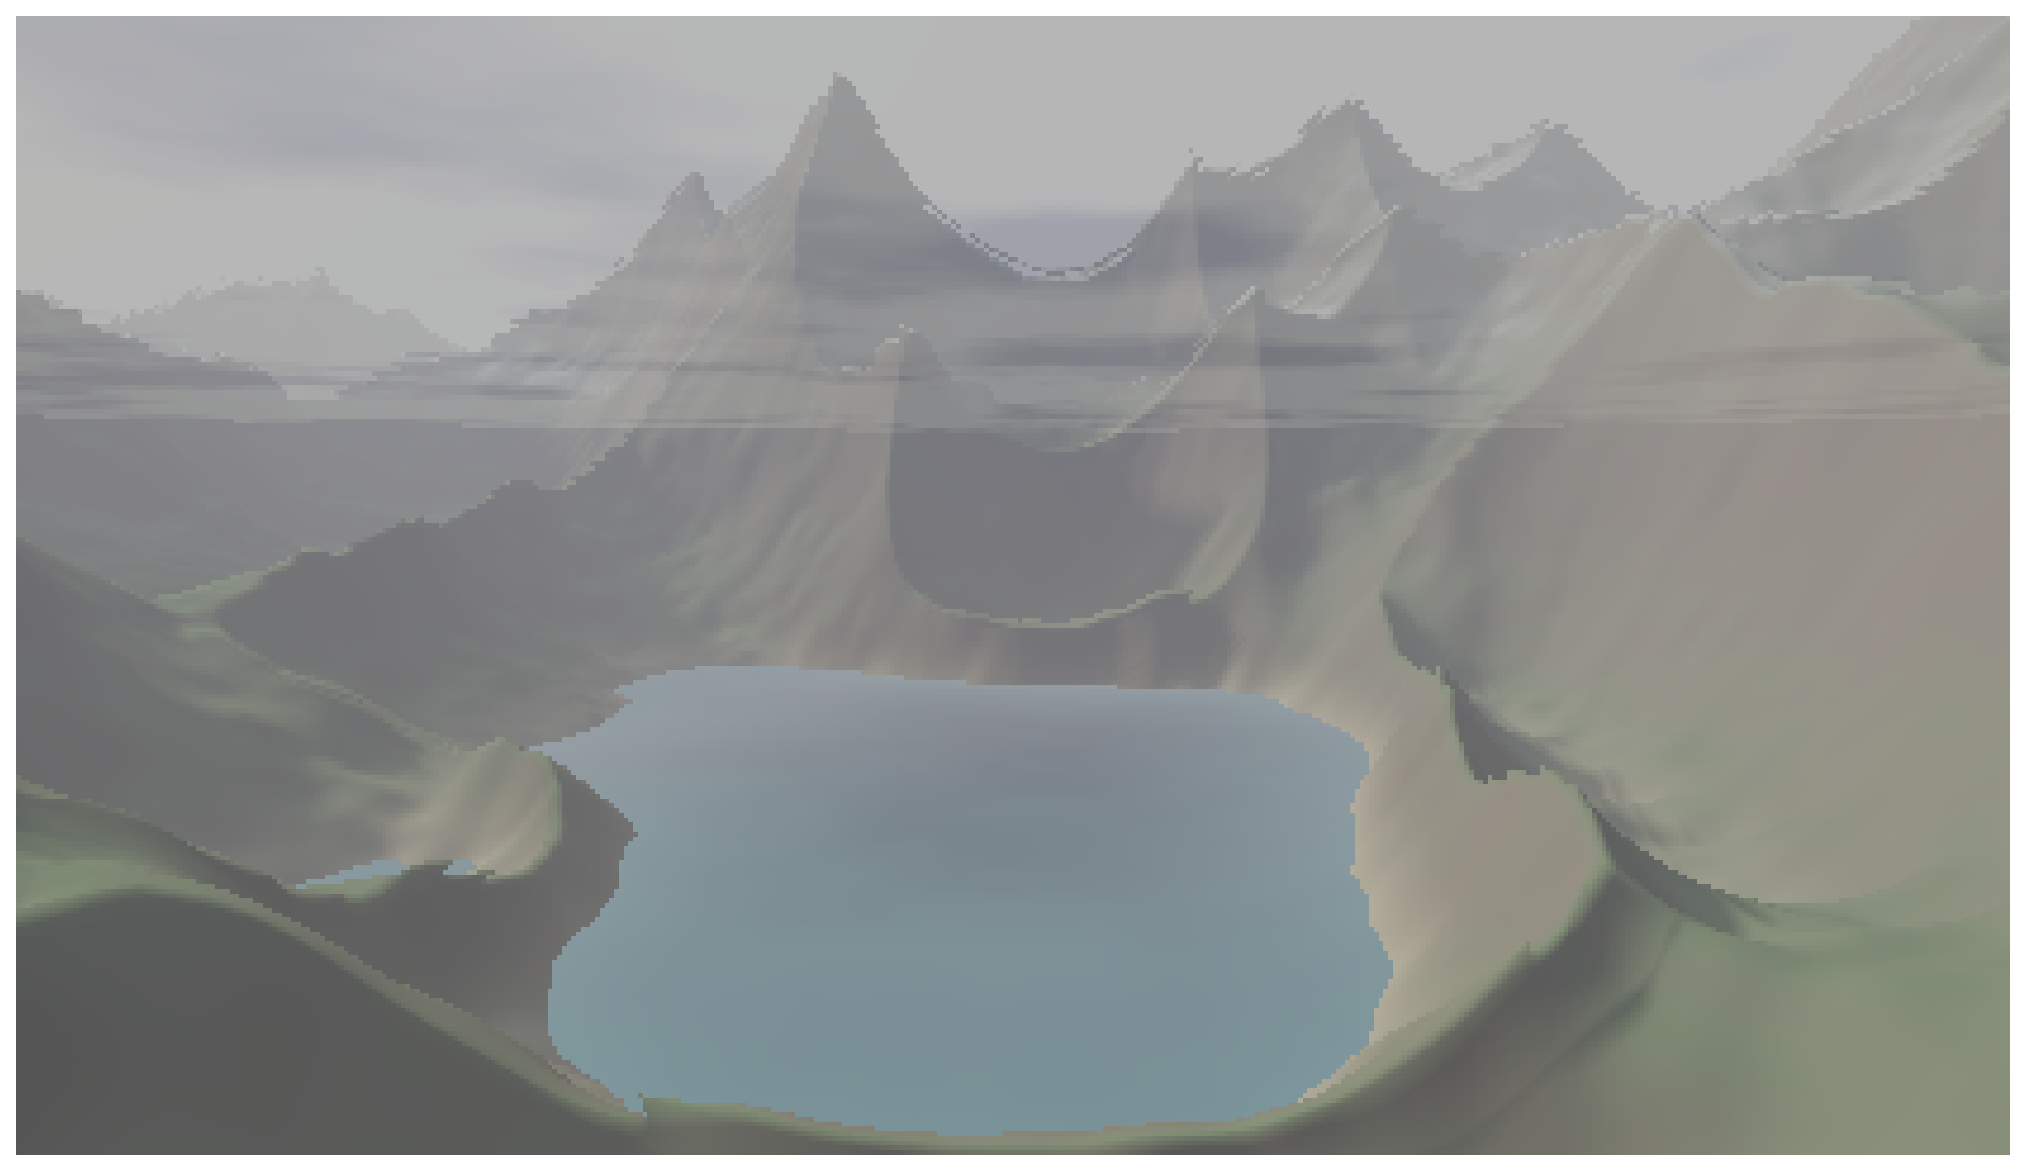

Write the Python code that produced this figure.
# /// script
# requires-python = ">=3.10"
# dependencies = ["matplotlib", "numpy"]
# ///
"""A composed nature scene: mountains, lake, sun, clouds, soft shadows.
All from math — heightmap raymarching + Fresnel water + 2D cloud layer.

Run: uv run nature_scene.py
"""
import numpy as np
import matplotlib.pyplot as plt

# =============== noise ===============
def hash2(x, y):
    h = np.sin(x * 127.1 + y * 311.7) * 43758.5453
    return h - np.floor(h)

def noise2(x, y):
    xi, yi = np.floor(x), np.floor(y)
    xf, yf = x - xi, y - yi
    u = xf * xf * (3 - 2 * xf)
    v = yf * yf * (3 - 2 * yf)
    a = hash2(xi, yi);     b = hash2(xi + 1, yi)
    c = hash2(xi, yi + 1); d = hash2(xi + 1, yi + 1)
    return (a * (1 - u) + b * u) * (1 - v) + (c * (1 - u) + d * u) * v

def fbm2(x, y, octaves=5, freq=0.02, amp=1.0):
    out = np.zeros_like(x)
    for _ in range(octaves):
        out += amp * noise2(x * freq, y * freq)
        amp *= 0.5; freq *= 2.0
    return out

def terrain(x, z):
    """Ridged low octaves give sharp peaks; smooth high octaves give rocky detail."""
    h = np.zeros_like(x)
    amp, freq = 1.0, 0.04
    for i in range(7):
        n = noise2(x * freq, z * freq)
        if i < 3:
            n = 1 - np.abs(2 * n - 1)
            n = n * n
        h += amp * n
        amp *= 0.5; freq *= 2.0
    return h * 9.0 - 2.5

# =============== camera ===============
def make_rays(W, H, cam, target, fov_deg=55):
    forward = target - cam; forward /= np.linalg.norm(forward)
    right = np.cross(forward, np.array([0, 1, 0])); right /= np.linalg.norm(right)
    up = np.cross(right, forward)
    aspect = W / H
    fs = np.tan(np.radians(fov_deg) / 2)
    px = ((np.arange(W) + 0.5) / W * 2 - 1) * aspect * fs
    py = (1 - (np.arange(H) + 0.5) / H * 2) * fs
    px, py = np.meshgrid(px, py)
    rd = (forward[:, None, None]
          + right[:, None, None] * px
          + up[:, None, None] * py)
    rd /= np.linalg.norm(rd, axis=0)
    ro = np.broadcast_to(cam[:, None, None], (3, H, W)).copy()
    return ro, rd

# =============== raymarching ===============
def march_terrain(ro, rd, max_t=140, steps=160):
    H, W = ro.shape[1], ro.shape[2]
    t = np.full((H, W), 0.5)
    p = ro + rd * t
    h_prev = p[1] - terrain(p[0], p[2])
    t_prev = t.copy()
    hit = np.zeros((H, W), dtype=bool)
    t_hit = np.full((H, W), max_t)
    for _ in range(steps):
        p = ro + rd * t
        h_now = p[1] - terrain(p[0], p[2])
        crossed = (~hit) & (h_now < 0) & (h_prev > 0)
        frac = h_prev / (h_prev - h_now + 1e-8)
        t_hit = np.where(crossed, t_prev + frac * (t - t_prev), t_hit)
        hit |= crossed
        t_prev = t.copy(); h_prev = h_now
        step = np.maximum(0.2 + 0.012 * t, h_now * 0.4)
        t = np.where(hit, t, t + step)
        if (t > max_t).all() or hit.all():
            break
    return hit, np.where(hit, t_hit, max_t)

def soft_shadow(p, sun, steps=20, max_t=25):
    """March from each surface point toward sun; track minimum clearance for soft edge."""
    H, W = p.shape[1], p.shape[2]
    res = np.ones((H, W))
    t = np.full((H, W), 0.4)
    sun_b = sun[:, None, None]
    for _ in range(steps):
        q = p + sun_b * t
        h = q[1] - terrain(q[0], q[2])
        res = np.minimum(res, 5.0 * h / t)
        t = t + np.maximum(0.3, h * 0.5)
        if (t > max_t).all():
            break
    return np.clip(res, 0.15, 1.0)

def normal_at(x, z, eps=0.08):
    dx = terrain(x + eps, z) - terrain(x - eps, z)
    dz = terrain(x, z + eps) - terrain(x, z - eps)
    n = np.stack([-dx, np.full_like(dx, 2 * eps), -dz])
    n /= np.linalg.norm(n, axis=0) + 1e-9
    return n

def water_normal(x, z):
    nx = np.zeros_like(x); nz = np.zeros_like(x)
    for k, (fx, fz, ph) in enumerate([(0.8, 0.3, 0.0), (0.5, 0.9, 1.4),
                                       (1.3, 0.7, 2.7), (0.4, 1.1, 4.1)]):
        a = 0.05 / (k + 1)
        c = np.cos(fx * x + fz * z + ph)
        nx += -a * fx * c
        nz += -a * fz * c
    n = np.stack([nx, np.ones_like(nx), nz])
    n /= np.linalg.norm(n, axis=0)
    return n

# =============== sky & clouds ===============
def sky(rd, sun):
    horizon = np.array([0.95, 0.78, 0.62])
    zenith  = np.array([0.28, 0.45, 0.78])
    t = np.clip(rd[1] * 0.5 + 0.5, 0, 1)
    col = horizon[:, None, None] * (1 - t)[None] + zenith[:, None, None] * t[None]
    sun_dot = np.clip(rd[0] * sun[0] + rd[1] * sun[1] + rd[2] * sun[2], 0, 1)
    col = col + np.array([1.0, 0.85, 0.65])[:, None, None] * (sun_dot ** 96) * 1.4
    col = col + np.array([1.0, 0.7, 0.45])[:, None, None]  * (sun_dot ** 4)  * 0.18
    return col

def clouds(rd, ro, sun):
    """Project ray onto a high cloud plane, sample 2D fbm there."""
    cloud_y = 22.0
    valid = rd[1] > 0.04
    t = (cloud_y - ro[1]) / np.where(valid, rd[1], 1.0)
    px = ro[0] + rd[0] * t
    pz = ro[2] + rd[2] * t
    n = fbm2(px, pz, octaves=5, freq=0.025)
    density = np.clip((n - 0.55) * 2.5, 0, 1)
    density = np.where(valid, density, 0.0)
    # sun-side glow: cheap approximation
    sun_dot = np.clip(rd[0] * sun[0] + rd[1] * sun[1] + rd[2] * sun[2], 0, 1)
    glow = sun_dot ** 8
    base = np.array([0.92, 0.93, 0.95])[:, None, None]
    lit  = np.array([1.0,  0.95, 0.85])[:, None, None]
    color = base * (1 - glow)[None] + lit * glow[None]
    return density, color

# =============== render ===============
def render(W=420, H=240):
    cam     = np.array([0.0, 3.5, -13.0])
    target  = np.array([0.5, 2.2,   0.0])
    sun     = np.array([0.55, 0.45, 0.25]); sun /= np.linalg.norm(sun)
    water_y = 0.4

    ro, rd = make_rays(W, H, cam, target, fov_deg=55)
    print("marching terrain...")
    hit_t, t_t = march_terrain(ro, rd)

    # water plane intersection (only if rd points down enough)
    denom = np.where(np.abs(rd[1]) < 1e-4, -1e-4, rd[1])
    t_w = (water_y - ro[1]) / denom
    water_hit = (t_w > 0.5) & (rd[1] < 0) & ((~hit_t) | (t_w < t_t))

    is_water   = water_hit
    is_terrain = hit_t & ~water_hit
    is_sky     = ~(is_terrain | is_water)
    t_hit = np.where(is_water, t_w, np.where(is_terrain, t_t, 200.0))
    p = ro + rd * t_hit

    # ----- terrain shading -----
    print("shading terrain + soft shadows...")
    n_t = normal_at(p[0], p[2])
    diff = np.clip(np.einsum('ihw,i->hw', n_t, sun), 0, 1)
    ambient = np.clip(n_t[1], 0, 1) * 0.4
    shadow = soft_shadow(p, sun)
    diff = diff * shadow

    height_above = p[1] - water_y
    slope = 1 - n_t[1]
    grass = np.array([0.26, 0.38, 0.20])[:, None, None]
    rock  = np.array([0.42, 0.35, 0.30])[:, None, None]
    snow  = np.array([0.93, 0.95, 0.97])[:, None, None]
    sand  = np.array([0.78, 0.70, 0.50])[:, None, None]

    s = np.clip(slope * 1.5, 0, 1)
    albedo = grass * (1 - s) + rock * s
    sand_mask = np.clip(1 - height_above / 0.7, 0, 1) ** 2
    albedo = albedo * (1 - sand_mask) + sand * sand_mask
    snow_t = (np.clip((height_above - 4.5) / 1.5, 0, 1)
              * np.clip(1 - slope * 2.0, 0, 1))
    albedo = albedo * (1 - snow_t) + snow * snow_t

    sun_col = np.array([1.0, 0.92, 0.78])[:, None, None]
    sky_amb = np.array([0.45, 0.55, 0.75])[:, None, None]
    terrain_color = albedo * (sun_col * diff + sky_amb * ambient)

    # ----- water shading -----
    print("shading water...")
    n_w = water_normal(p[0], p[2])
    rdotN = np.einsum('ihw,ihw->hw', rd, n_w)
    refl = rd - 2 * rdotN[None] * n_w
    sky_refl = sky(refl, sun)
    fres = 0.02 + 0.98 * (1 - np.clip(-rdotN, 0, 1)) ** 5
    h_below = np.clip(water_y - terrain(p[0], p[2]), 0, 5)
    depth = np.clip(h_below * 0.4, 0, 1)
    deep    = np.array([0.04, 0.11, 0.17])[:, None, None]
    shallow = np.array([0.18, 0.42, 0.48])[:, None, None]
    water_base = shallow * (1 - depth) + deep * depth
    spec = np.clip(np.einsum('ihw,i->hw', refl, sun), 0, 1) ** 80 * 1.6
    water_color = water_base * (1 - fres)[None] + sky_refl * fres[None]
    water_color = water_color + sun_col * spec[None]

    # ----- sky + clouds -----
    print("sky & clouds...")
    sky_col = sky(rd, sun)
    cloud_d, cloud_c = clouds(rd, ro, sun)
    sky_col = sky_col * (1 - cloud_d)[None] + cloud_c * cloud_d[None]

    # ----- combine -----
    color = np.where(is_terrain[None], terrain_color, sky_col)
    color = np.where(is_water[None], water_color, color)

    # atmospheric fog (skip on sky)
    fog = 1 - np.exp(-np.clip(t_hit, 0, 200) * 0.022)
    fog = np.where(is_sky, 0, fog)
    color = color * (1 - fog)[None] + sky_col * fog[None]

    # tone map + gamma
    color = color / (color + 1.0)
    color = np.clip(color, 0, 1) ** (1 / 2.2)

    img = np.transpose(color, (1, 2, 0))
    fig, ax = plt.subplots(figsize=(13, 13 * H / W))
    ax.imshow(img)
    ax.axis('off')
    plt.tight_layout()
    plt.savefig('nature_scene.png', dpi=160, bbox_inches='tight')
    plt.show()
    print("saved nature_scene.png")

if __name__ == '__main__':
    render()
